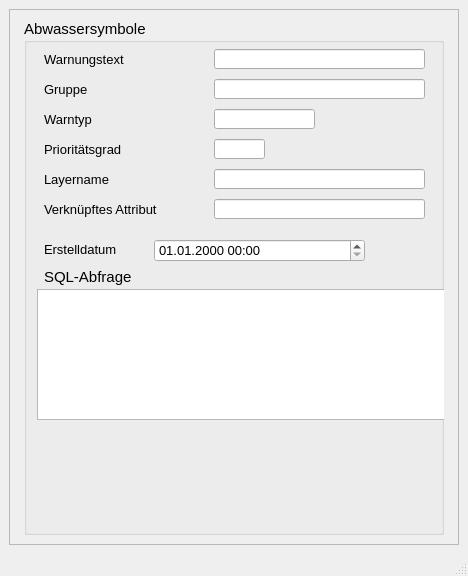
<?xml version="1.0" encoding="UTF-8"?>
<ui version="4.0">
 <class>MainWindow</class>
 <widget class="QMainWindow" name="MainWindow">
  <property name="geometry">
   <rect>
    <x>0</x>
    <y>0</y>
    <width>468</width>
    <height>576</height>
   </rect>
  </property>
  <property name="minimumSize">
   <size>
    <width>310</width>
    <height>310</height>
   </size>
  </property>
  <property name="font">
   <font>
    <family>Tahoma</family>
    <pointsize>10</pointsize>
   </font>
  </property>
  <property name="windowTitle">
   <string>Anbindung Direkteinleiter</string>
  </property>
  <property name="layoutDirection">
   <enum>Qt::LeftToRight</enum>
  </property>
  <widget class="QWidget" name="centralwidget">
   <layout class="QGridLayout" name="gridLayout">
    <item row="0" column="0">
     <widget class="QScrollArea" name="scrollArea">
      <property name="widgetResizable">
       <bool>true</bool>
      </property>
      <widget class="QWidget" name="scrollAreaWidgetContents">
       <property name="geometry">
        <rect>
         <x>0</x>
         <y>0</y>
         <width>444</width>
         <height>526</height>
        </rect>
       </property>
       <layout class="QGridLayout" name="gridLayout_2">
        <item row="0" column="0">
         <widget class="QGroupBox" name="groupBox_3">
          <property name="minimumSize">
           <size>
            <width>400</width>
            <height>500</height>
           </size>
          </property>
          <property name="maximumSize">
           <size>
            <width>420</width>
            <height>530</height>
           </size>
          </property>
          <property name="font">
           <font>
            <family>Tahoma</family>
            <pointsize>11</pointsize>
           </font>
          </property>
          <property name="title">
           <string>Abwassersymbole</string>
          </property>
          <widget class="QgsDateTimeEdit" name="createdat">
           <property name="geometry">
            <rect>
             <x>130</x>
             <y>220</y>
             <width>211</width>
             <height>23</height>
            </rect>
           </property>
           <property name="font">
            <font>
             <family>Tahoma</family>
             <pointsize>10</pointsize>
            </font>
           </property>
           <property name="currentSection">
            <enum>QDateTimeEdit::DaySection</enum>
           </property>
           <property name="displayFormat">
            <string>dd.MM.yyyy HH:mm</string>
           </property>
          </widget>
          <widget class="QLabel" name="label_71">
           <property name="geometry">
            <rect>
             <x>20</x>
             <y>220</y>
             <width>101</width>
             <height>21</height>
            </rect>
           </property>
           <property name="font">
            <font>
             <family>Tahoma</family>
             <pointsize>10</pointsize>
            </font>
           </property>
           <property name="text">
            <string>Erstelldatum</string>
           </property>
          </widget>
          <widget class="QLabel" name="label_21">
           <property name="geometry">
            <rect>
             <x>20</x>
             <y>30</y>
             <width>101</width>
             <height>21</height>
            </rect>
           </property>
           <property name="font">
            <font>
             <family>Tahoma</family>
             <pointsize>10</pointsize>
            </font>
           </property>
           <property name="text">
            <string>Warnungstext</string>
           </property>
           <property name="alignment">
            <set>Qt::AlignLeading|Qt::AlignLeft|Qt::AlignVCenter</set>
           </property>
          </widget>
          <widget class="QLabel" name="label_4">
           <property name="geometry">
            <rect>
             <x>20</x>
             <y>60</y>
             <width>101</width>
             <height>21</height>
            </rect>
           </property>
           <property name="font">
            <font>
             <family>Tahoma</family>
             <pointsize>10</pointsize>
            </font>
           </property>
           <property name="text">
            <string>Gruppe</string>
           </property>
           <property name="alignment">
            <set>Qt::AlignLeading|Qt::AlignLeft|Qt::AlignVCenter</set>
           </property>
          </widget>
          <widget class="QLabel" name="label_72">
           <property name="geometry">
            <rect>
             <x>20</x>
             <y>90</y>
             <width>101</width>
             <height>21</height>
            </rect>
           </property>
           <property name="font">
            <font>
             <family>Tahoma</family>
             <pointsize>10</pointsize>
            </font>
           </property>
           <property name="text">
            <string>Warntyp</string>
           </property>
          </widget>
          <widget class="QLineEdit" name="gruppe">
           <property name="geometry">
            <rect>
             <x>190</x>
             <y>60</y>
             <width>211</width>
             <height>20</height>
            </rect>
           </property>
           <property name="font">
            <font>
             <family>Tahoma</family>
             <pointsize>11</pointsize>
            </font>
           </property>
           <property name="toolTip">
            <string>&lt;html&gt;&lt;head/&gt;&lt;body&gt;&lt;p&gt;Zuordnung zu einem Prüfungsthema&lt;/p&gt;&lt;/body&gt;&lt;/html&gt;</string>
           </property>
           <property name="statusTip">
            <string>Zuordnung zu einem Prüfungsthema</string>
           </property>
          </widget>
          <widget class="QLineEdit" name="warntyp">
           <property name="geometry">
            <rect>
             <x>190</x>
             <y>90</y>
             <width>101</width>
             <height>20</height>
            </rect>
           </property>
           <property name="font">
            <font>
             <family>Tahoma</family>
             <pointsize>11</pointsize>
            </font>
           </property>
           <property name="toolTip">
            <string>&lt;html&gt;&lt;head/&gt;&lt;body&gt;&lt;p&gt;Klassifizierung&lt;/p&gt;&lt;/body&gt;&lt;/html&gt;</string>
           </property>
           <property name="statusTip">
            <string>Klassifizierung</string>
           </property>
          </widget>
          <widget class="QLineEdit" name="warntext">
           <property name="geometry">
            <rect>
             <x>190</x>
             <y>30</y>
             <width>211</width>
             <height>20</height>
            </rect>
           </property>
           <property name="font">
            <font>
             <family>Tahoma</family>
             <pointsize>11</pointsize>
            </font>
           </property>
           <property name="toolTip">
            <string>&lt;html&gt;&lt;head/&gt;&lt;body&gt;&lt;p&gt;Bezeichnung der Prüfung&lt;/p&gt;&lt;/body&gt;&lt;/html&gt;</string>
           </property>
           <property name="statusTip">
            <string>Bezeichnung der Prüfung</string>
           </property>
          </widget>
          <widget class="QLabel" name="label_15">
           <property name="geometry">
            <rect>
             <x>20</x>
             <y>250</y>
             <width>101</width>
             <height>16</height>
            </rect>
           </property>
           <property name="text">
            <string>SQL-Abfrage</string>
           </property>
          </widget>
          <widget class="QPlainTextEdit" name="sql">
           <property name="geometry">
            <rect>
             <x>13</x>
             <y>270</y>
             <width>421</width>
             <height>131</height>
            </rect>
           </property>
           <property name="toolTip">
            <string>&lt;html&gt;&lt;head/&gt;&lt;body&gt;&lt;p&gt;SQL-Abfrage zur Auswahl der fehlerhaften Datensätze&lt;/p&gt;&lt;/body&gt;&lt;/html&gt;</string>
           </property>
           <property name="statusTip">
            <string>SQL-Abfrage zur Auswahl der fehlerhaften Datensätze</string>
           </property>
          </widget>
          <widget class="QLineEdit" name="layername">
           <property name="geometry">
            <rect>
             <x>190</x>
             <y>150</y>
             <width>211</width>
             <height>20</height>
            </rect>
           </property>
           <property name="font">
            <font>
             <family>Tahoma</family>
             <pointsize>11</pointsize>
            </font>
           </property>
           <property name="toolTip">
            <string>&lt;html&gt;&lt;head/&gt;&lt;body&gt;&lt;p&gt;Name des untersuchten Layers&lt;/p&gt;&lt;/body&gt;&lt;/html&gt;</string>
           </property>
           <property name="statusTip">
            <string>Name des untersuchten Layers</string>
           </property>
          </widget>
          <widget class="QLabel" name="label_73">
           <property name="geometry">
            <rect>
             <x>20</x>
             <y>150</y>
             <width>101</width>
             <height>21</height>
            </rect>
           </property>
           <property name="font">
            <font>
             <family>Tahoma</family>
             <pointsize>10</pointsize>
            </font>
           </property>
           <property name="text">
            <string>Layername</string>
           </property>
          </widget>
          <widget class="QLineEdit" name="attrname">
           <property name="geometry">
            <rect>
             <x>190</x>
             <y>180</y>
             <width>211</width>
             <height>20</height>
            </rect>
           </property>
           <property name="font">
            <font>
             <family>Tahoma</family>
             <pointsize>11</pointsize>
            </font>
           </property>
           <property name="toolTip">
            <string>&lt;html&gt;&lt;head/&gt;&lt;body&gt;&lt;p&gt;Attribut zur Identifikation des Datensatzes (empfohlen: pk)&lt;/p&gt;&lt;/body&gt;&lt;/html&gt;</string>
           </property>
           <property name="statusTip">
            <string>Attribut zur Identifikation des Datensatzes (empfohlen: pk)</string>
           </property>
          </widget>
          <widget class="QLabel" name="label_74">
           <property name="geometry">
            <rect>
             <x>20</x>
             <y>180</y>
             <width>161</width>
             <height>21</height>
            </rect>
           </property>
           <property name="font">
            <font>
             <family>Tahoma</family>
             <pointsize>10</pointsize>
            </font>
           </property>
           <property name="text">
            <string>Verknüpftes Attribut</string>
           </property>
          </widget>
          <widget class="QLineEdit" name="warnlevel">
           <property name="geometry">
            <rect>
             <x>190</x>
             <y>120</y>
             <width>51</width>
             <height>20</height>
            </rect>
           </property>
           <property name="font">
            <font>
             <family>Tahoma</family>
             <pointsize>11</pointsize>
            </font>
           </property>
           <property name="toolTip">
            <string>&lt;html&gt;&lt;head/&gt;&lt;body&gt;&lt;p&gt;Prioritätsgrad (1: gering - 9: sehr wichtig)&lt;/p&gt;&lt;/body&gt;&lt;/html&gt;</string>
           </property>
           <property name="statusTip">
            <string>Prioritätsgrad (1: gering - 9: sehr wichtig)</string>
           </property>
          </widget>
          <widget class="QLabel" name="label_75">
           <property name="geometry">
            <rect>
             <x>20</x>
             <y>120</y>
             <width>101</width>
             <height>21</height>
            </rect>
           </property>
           <property name="font">
            <font>
             <family>Tahoma</family>
             <pointsize>10</pointsize>
            </font>
           </property>
           <property name="text">
            <string>Prioritätsgrad</string>
           </property>
          </widget>
         </widget>
        </item>
       </layout>
      </widget>
     </widget>
    </item>
   </layout>
  </widget>
  <widget class="QStatusBar" name="statusbar"/>
 </widget>
 <customwidgets>
  <customwidget>
   <class>QgsDateTimeEdit</class>
   <extends>QDateTimeEdit</extends>
   <header>qgsdatetimeedit.h</header>
  </customwidget>
 </customwidgets>
 <resources/>
 <connections/>
</ui>
